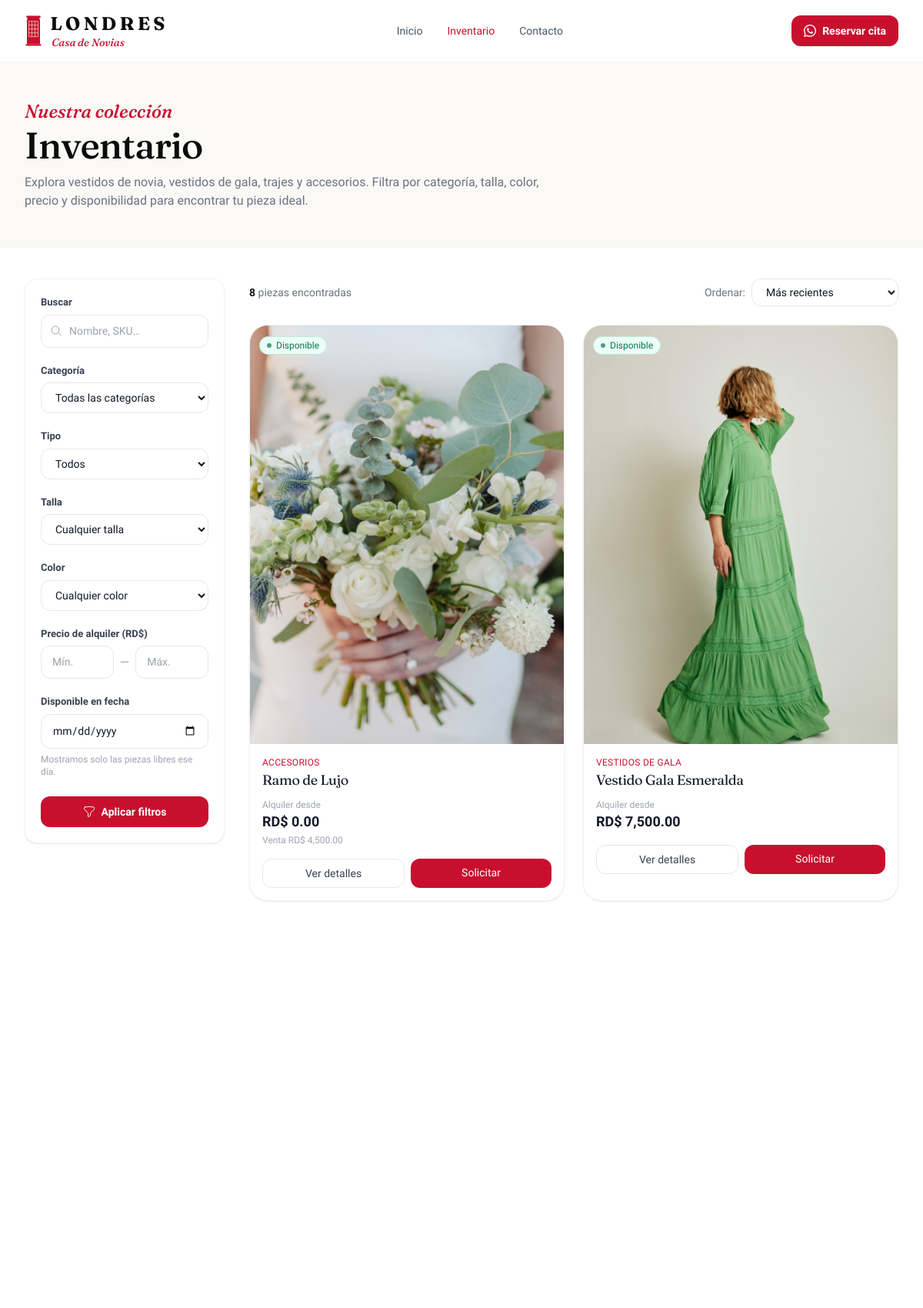
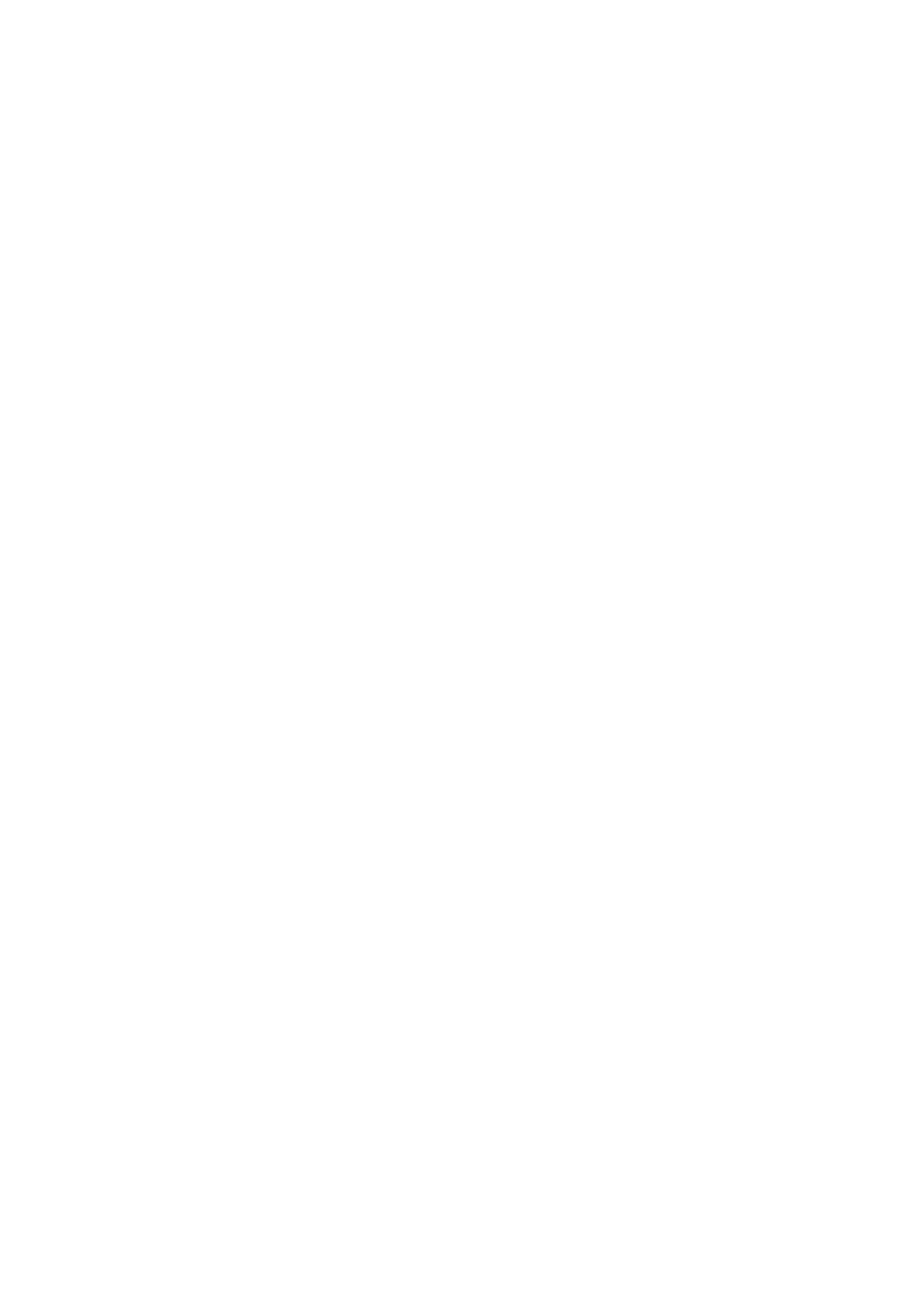
The app's page /inventario.php (upper part) with its own data (2 pictures, top to bottom).
### tables this page shows
CREATE TABLE `business_settings` (
    `id`                         INT UNSIGNED NOT NULL AUTO_INCREMENT,
    `business_name`              VARCHAR(150) NOT NULL DEFAULT 'LONDRES Casa de Novias',
    `logo`                       VARCHAR(255) NULL,
    `phone`                      VARCHAR(40)  NULL,
    `whatsapp`                   VARCHAR(40)  NULL,
    `email`                      VARCHAR(150) NULL,
    `address`                    VARCHAR(255) NULL,
    `instagram`                  VARCHAR(120) NULL,
    `opening_hours`              VARCHAR(255) NULL,
    `rental_policy`              TEXT NULL,
    `return_policy`              TEXT NULL,
    `initial_payment_percentage` DECIMAL(5,2) NOT NULL DEFAULT 50.00,
    `currency`                   VARCHAR(10)  NOT NULL DEFAULT 'RD$',
    `tax_percentage`             DECIMAL(5,2) NOT NULL DEFAULT 0.00,
    `invoice_prefix`             VARCHAR(20)  NOT NULL DEFAULT 'FAC',
    `barcode_prefix`             VARCHAR(6)   NOT NULL DEFAULT 'LCN',
    `primary_color`              VARCHAR(20)  NOT NULL DEFAULT '#C8102E',
    `created_at`                 TIMESTAMP NOT NULL DEFAULT CURRENT_TIMESTAMP,
    `updated_at`                 TIMESTAMP NOT NULL DEFAULT CURRENT_TIMESTAMP ON UPDATE CURRENT_TIMESTAMP,
    PRIMARY KEY (`id`)
);

CREATE TABLE `products` (
    `id`                INT UNSIGNED NOT NULL AUTO_INCREMENT,
    `category_id`       INT UNSIGNED NULL,
    `name`              VARCHAR(160) NOT NULL,
    `slug`              VARCHAR(180) NOT NULL,
    `sku`               VARCHAR(60)  NULL,
    `barcode`           VARCHAR(48)  NULL,
    `type`              ENUM('rental','sale','both') NOT NULL DEFAULT 'rental',
    `description`       TEXT NULL,
    `internal_notes`    TEXT NULL,
    `rental_price`      DECIMAL(12,2) NOT NULL DEFAULT 0.00,
    `sale_price`        DECIMAL(12,2) NULL,
    `cost_price`        DECIMAL(12,2) NULL,
    `deposit_amount`    DECIMAL(12,2) NOT NULL DEFAULT 0.00,
    `size`              VARCHAR(40) NULL,
    `color`             VARCHAR(60) NULL,
    `material`          VARCHAR(80) NULL,
    `condition_status`  ENUM('new','excellent','good','repair','out_of_service') NOT NULL DEFAULT 'excellent',
    `commercial_status` ENUM('available','reserved','rented','sold','unavailable','maintenance') NOT NULL DEFAULT 'available',
    `is_unique`         TINYINT(1) NOT NULL DEFAULT 1,
    `quantity`          INT NOT NULL DEFAULT 1,
    `main_image`        VARCHAR(255) NULL,
    `featured`          TINYINT(1) NOT NULL DEFAULT 0,
    `status`            ENUM('active','inactive') NOT NULL DEFAULT 'active',
    `created_by`        INT UNSIGNED NULL,
    `created_at`        TIMESTAMP NOT NULL DEFAULT CURRENT_TIMESTAMP,
    `updated_at`        TIMESTAMP NOT NULL DEFAULT CURRENT_TIMESTAMP ON UPDATE CURRENT_TIMESTAMP,
    PRIMARY KEY (`id`),
    UNIQUE KEY `uq_products_slug` (`slug`),
    UNIQUE KEY `uq_products_barcode` (`barcode`),
    KEY `idx_products_category` (`category_id`),
    KEY `idx_products_status` (`commercial_status`, `status`),
    KEY `idx_products_featured` (`featured`),
    CONSTRAINT `fk_products_category` FOREIGN KEY (`category_id`) REFERENCES `categories`(`id`) ON DELETE SET NULL,
    CONSTRAINT `fk_products_user` FOREIGN KEY (`created_by`) REFERENCES `users`(`id`) ON DELETE SET NULL
);

CREATE TABLE `categories` (
    `id`          INT UNSIGNED NOT NULL AUTO_INCREMENT,
    `name`        VARCHAR(100) NOT NULL,
    `slug`        VARCHAR(120) NOT NULL,
    `description` VARCHAR(255) NULL,
    `image`       VARCHAR(255) NULL,
    `status`      ENUM('active','inactive') NOT NULL DEFAULT 'active',
    `created_at`  TIMESTAMP NOT NULL DEFAULT CURRENT_TIMESTAMP,
    `updated_at`  TIMESTAMP NOT NULL DEFAULT CURRENT_TIMESTAMP ON UPDATE CURRENT_TIMESTAMP,
    PRIMARY KEY (`id`),
    UNIQUE KEY `uq_categories_slug` (`slug`)
);

### app/helpers/ui.php (the view, shortened to what the rows shown need)
<?php
function icon(string $name, string $class = 'w-5 h-5'): string
{
    static $icons = null;
    [$mode, $inner] = $icons[$name] ?? $icons['square'];
    if ($mode === 'f') {
        return '<svg class="' . e($class) . '" viewBox="0 0 24 24" fill="currentColor" aria-hidden="true">' . $inner . '</svg>';
    }
    return '<svg class="' . e($class) . '" viewBox="0 0 24 24" fill="none" stroke="currentColor" stroke-width="1.5" stroke-linecap="round" stroke-linejoin="round" aria-hidden="true">' . $inner . '</svg>';
}
function status_badge(?string $status, string $group = 'commercial'): string
{
    $colors = [
        'emerald' => 'bg-emerald-50 text-emerald-700 ring-emerald-600/20',
        'sky'     => 'bg-sky-50 text-sky-700 ring-sky-600/20',
        'amber'   => 'bg-amber-50 text-amber-700 ring-amber-600/20',
        'violet'  => 'bg-violet-50 text-violet-700 ring-violet-600/20',
        'indigo'  => 'bg-indigo-50 text-indigo-700 ring-indigo-600/20',
        'yellow'  => 'bg-yellow-50 text-yellow-700 ring-yellow-600/20',
        'rose'    => 'bg-rose-50 text-rose-700 ring-rose-600/20',
        'red'     => 'bg-red-50 text-red-700 ring-red-600/20',
        'gray'    => 'bg-gray-100 text-gray-600 ring-gray-500/20',
    ];
    $map = $maps[$group] ?? $maps['generic'];
    [$label, $color] = $map[$status] ?? [ucfirst((string) $status), 'gray'];
    $cls = $colors[$color] ?? $colors['gray'];
    return '<span class="inline-flex items-center gap-1.5 rounded-full px-2.5 py-1 text-xs font-medium ring-1 ring-inset ' . $cls . '">'
         . '<span class="h-1.5 w-1.5 rounded-full bg-current opacity-70"></span>' . e($label) . '</span>';
}
function product_card(array $p): string
{
    $img    = upload_url($p['main_image'] ?? null);
    $name   = e($p['name'] ?? '');
    $cat    = e($p['category_name'] ?? 'General');
    $slug   = e($p['slug'] ?? '');
    $status = $p['commercial_status'] ?? 'available';
    $rental = isset($p['rental_price']) ? money($p['rental_price']) : null;
    $sale   = !empty($p['sale_price']) ? money($p['sale_price']) : null;
    $detail = pub_url('producto.php?slug=' . $slug);
    $disabled = in_array($status, ['rented', 'sold', 'unavailable'], true);
    $html  = '<article data-reveal class="group relative flex flex-col overflow-hidden rounded-3xl border border-gray-100 bg-white shadow-soft transition duration-300 hover:-translate-y-1 hover:shadow-card">';
    $html .= '<a href="' . $detail . '" class="relative block aspect-[3/4] overflow-hidden bg-gray-100">';
    $html .= '<img src="' . e($img) . '" alt="' . $name . '" loading="lazy" class="h-full w-full object-cover transition duration-500 group-hover:scale-105">';
    $html .= '<span class="absolute left-3 top-3">' . status_badge($status, 'commercial') . '</span>';
    if (!empty($p['featured'])) {
        $html .= '<span class="absolute right-3 top-3 inline-flex items-center gap-1 rounded-full bg-brand-dark/80 px-2.5 py-1 text-xs font-medium text-brand-gold backdrop-blur">' . icon('sparkles', 'w-3.5 h-3.5') . 'Destacado</span>';
    }
    $html .= '</a>';
    $html .= '<div class="flex flex-1 flex-col p-4">';
    $html .= '<p class="text-xs font-medium uppercase tracking-wide text-brand-red">' . $cat . '</p>';
    $html .= '<h3 class="mt-1 font-serif text-lg leading-tight text-gray-900"><a href="' . $detail . '" class="hover:text-brand-red">' . $name . '</a></h3>';
    $html .= '<div class="mt-3 flex items-end justify-between">';
    $html .= '<div>';
    if ($rental) $html .= '<p class="text-xs text-gray-400">Alquiler desde</p><p class="text-lg font-semibold text-gray-900">' . e($rental) . '</p>';
    if ($sale)   $html .= '<p class="mt-0.5 text-xs text-gray-400">Venta ' . e($sale) . '</p>';
    $html .= '</div></div>';
    $html .= '<div class="mt-4 flex gap-2">';
    $html .= '<a href="' . $detail . '" class="flex-1 rounded-xl border border-gray-200 px-3 py-2 text-center text-sm font-medium text-gray-700 transition hover:border-gray-300 hover:bg-gray-50">Ver detalles</a>';
    if (!$disabled) {
        $html .= '<a href="' . pub_url('solicitud-alquiler.php?product=' . (int) ($p['id'] ?? 0)) . '" class="flex-1 rounded-xl bg-brand-red px-3 py-2 text-center text-sm font-medium text-white transition hover:bg-red-700">Solicitar</a>';
    } else {
        $html .= '<span class="flex-1 rounded-xl bg-gray-100 px-3 py-2 text-center text-sm font-medium text-gray-400">No disponible</span>';
    }
    $html .= '</div></div></article>';
    return $html;
}

### public/inventario.php (shortened to what the rows shown need)
<?php
$sort     = get_param('sort', 'recientes');
$priceMin = get_param('price_min');
$priceMax = get_param('price_max');
$where  = ["p.status = 'active'"];
$params = [];
$whereSql = implode(' AND ', $where);
$orderMap = [
    'recientes'   => 'p.created_at DESC, p.id DESC',
    'precio_asc'  => 'p.rental_price ASC, p.id DESC',
    'precio_desc' => 'p.rental_price DESC, p.id DESC',
    'destacados'  => 'p.featured DESC, p.created_at DESC',
];
$orderSql = $orderMap[$sort] ?? $orderMap['recientes'];
$total = (int) db_value("SELECT COUNT(*) FROM products p WHERE $whereSql", $params);
$pg    = paginate($total, 12);
$limit  = (int) $pg['perPage'];
$offset = (int) $pg['offset'];
$products = db_all(
    "SELECT p.*, c.name AS category_name
     FROM products p
     LEFT JOIN categories c ON c.id = p.category_id
     WHERE $whereSql
     ORDER BY $orderSql
     LIMIT $limit OFFSET $offset",
    $params
);
require LCN_ROOT . '/app/views/layouts/public_header.php';
?>
<section class="border-b border-gray-100 bg-brand-cream/50">
    <div class="mx-auto max-w-7xl px-4 py-12 sm:px-6 lg:px-8">
        <h1 class="mt-1 font-display text-4xl font-medium text-brand-dark sm:text-5xl">Inventario</h1>
    </div>
</section>
<div class="mx-auto max-w-7xl px-4 py-10 sm:px-6 lg:px-8">
    <div class="lg:grid lg:grid-cols-12 lg:gap-8">
        <aside class="lg:col-span-3">
            <form method="get" action="<?= pub_url('inventario.php') ?>"
                  class="hidden rounded-2xl border border-gray-100 bg-white p-5 shadow-soft lg:block">
                <?php require __DIR__ . '/_inventario_filtros.php'; ?>
            </form>
        </aside>
        <section class="mt-2 lg:col-span-9 lg:mt-0">
            <?php if ($products): ?>
                <div class="grid grid-cols-1 gap-6 sm:grid-cols-2 xl:grid-cols-3">
                    <?php foreach ($products as $p): ?>
                        <?= product_card($p) ?>
                    <?php endforeach; ?>
                </div>
            <?php endif; ?>
        </section>
    </div>
</div>
            <?php require __DIR__ . '/_inventario_filtros.php'; ?>
<?php require LCN_ROOT . '/app/views/layouts/public_footer.php'; ?>

### public/_inventario_filtros.php (shortened to what the rows shown need)
<div class="mb-5">
    <label class="lcn-label">Precio de alquiler (<?= e(setting('currency', 'RD$')) ?>)</label>
    <div class="flex items-center gap-2">
        <input type="number" name="price_min" value="<?= e($priceMin) ?>" min="0" step="100" placeholder="Mín." class="lcn-input">
        <span class="text-gray-400">—</span>
        <input type="number" name="price_max" value="<?= e($priceMax) ?>" min="0" step="100" placeholder="Máx." class="lcn-input">
    </div>
</div>

### records on screen
business_settings: currency "RD$"
products: main_image (picture), label "Disponible", category.name "ACCESORIOS", name "Ramo de Lujo", rental_price.currency "RD$ 0.00", sale_price.currency "RD$ 4,500.00"
products: main_image (picture), label "Disponible", category.name "VESTIDOS DE GALA", name "Vestido Gala Esmeralda", rental_price.currency "RD$ 7,500.00"

### other values on screen
$label "Inicio"
$label "Inventario"
$label "Contacto"
$total "8"
form field sort "Más recientes"
